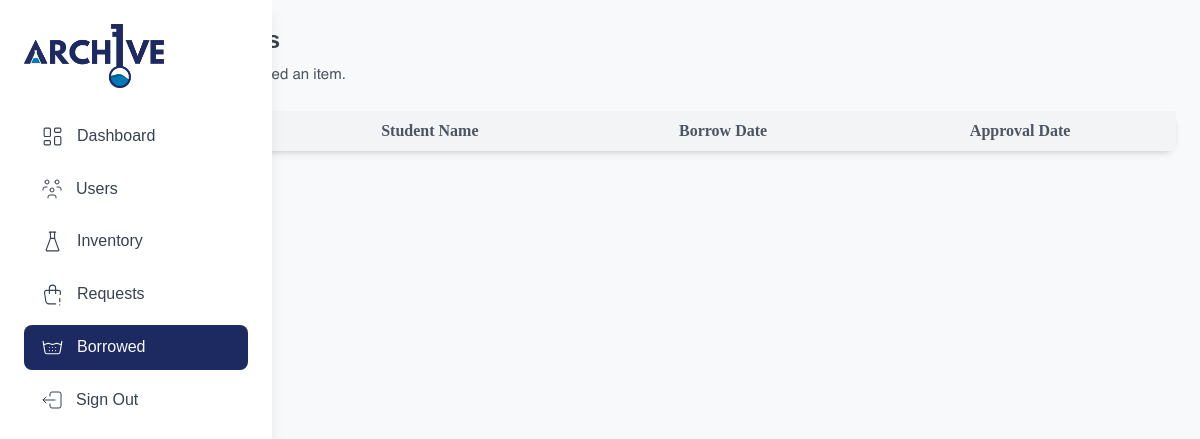
The page /teachers/borrowed.php (signed in) on the database as committed earlier.
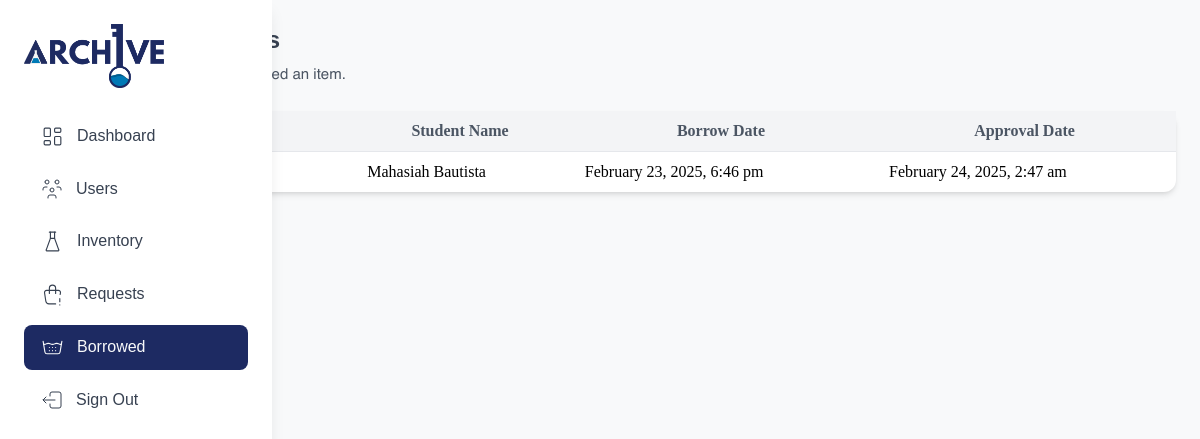
The same page on the database as committed later.
### tables this page shows
CREATE TABLE `borrowed_items` (
  `b_item_id` int(11) NOT NULL,
  `lrn_or_email` varchar(255) NOT NULL,
  `item_id` int(11) NOT NULL,
  `date_borrowed` timestamp NOT NULL DEFAULT current_timestamp(),
  `status` varchar(255) NOT NULL,
  `approval_date` datetime DEFAULT NULL,
  `denied_date` datetime DEFAULT NULL
);

CREATE TABLE `users` (
  `user_id` int(11) NOT NULL,
  `lrn_or_email` varchar(255) NOT NULL,
  `user_name` varchar(255) NOT NULL,
  `user_gender` varchar(255) NOT NULL,
  `grade_level` varchar(255) NOT NULL,
  `user_password` varchar(255) NOT NULL,
  `is_archived` int(11) NOT NULL,
  `access_level` int(11) NOT NULL DEFAULT 2
);

### teachers/borrowed.php (the view, shortened to what this page needs)
<?php
include 'teachers-layout-header.php';
include '../db-conn.php';
$sql = "SELECT
            bi.b_item_id,
            le.item_name,
            u.user_name AS student_name,
            bi.date_borrowed,
            bi.approval_date
        FROM borrowed_items bi
        INNER JOIN users u ON bi.lrn_or_email = u.lrn_or_email
        INNER JOIN lab_equipments le ON bi.item_id = le.item_id
        WHERE bi.status = 'Approved'";
$stmt = $conn->prepare($sql);
$stmt->execute();
$borrowed_items = $stmt->fetchAll(PDO::FETCH_ASSOC);
?>
<section class="flex">
    <?php include '_components/sidebar.php'; ?>
    <main class="flex-1 min-h-screen p-6">
        <h2 class="text-2xl font-bold text-gray-700">Borrowed Equipments</h2>
        <p class="mt-2 text-gray-600">List of users who successfully borrowed an item.</p>
        <table class="w-full bg-white rounded-xl shadow-md mt-6">
            <thead>
                <tr class="bg-gray-100 text-gray-600">
                    <th class="py-2 px-4">Item Name</th>
                    <th class="py-2 px-4">Student Name</th>
                    <th class="py-2 px-4">Borrow Date</th>
                    <th class="py-2 px-4">Approval Date</th>
                </tr>
            </thead>
            <tbody>
                <?php foreach ($borrowed_items as $item): ?>
                <tr class="border-t">
                    <td class="py-2 px-4"><?= htmlspecialchars($item['item_name']); ?></td>
                    <td class="py-2 px-4"><?= htmlspecialchars($item['student_name']); ?></td>
                    <td class="py-2 px-4"><?= date('F j, Y, g:i a', strtotime($item['date_borrowed'])); ?></td>
                    <td class="py-2 px-4"><?= date('F j, Y, g:i a', strtotime($item['approval_date'])); ?></td>
                </tr>
                <?php endforeach; ?>
            </tbody>
        </table>
    </main>
</section>
<?php include 'teachers-layout-footer.php'; ?>

Rows that differ between the two databases and show on the page:
added borrowed_items: users.user_name "Mahasiah Bautista", date_borrowed "February 23, 2025, 6:46 pm", approval_date "February 24, 2025, 2:47 am"
